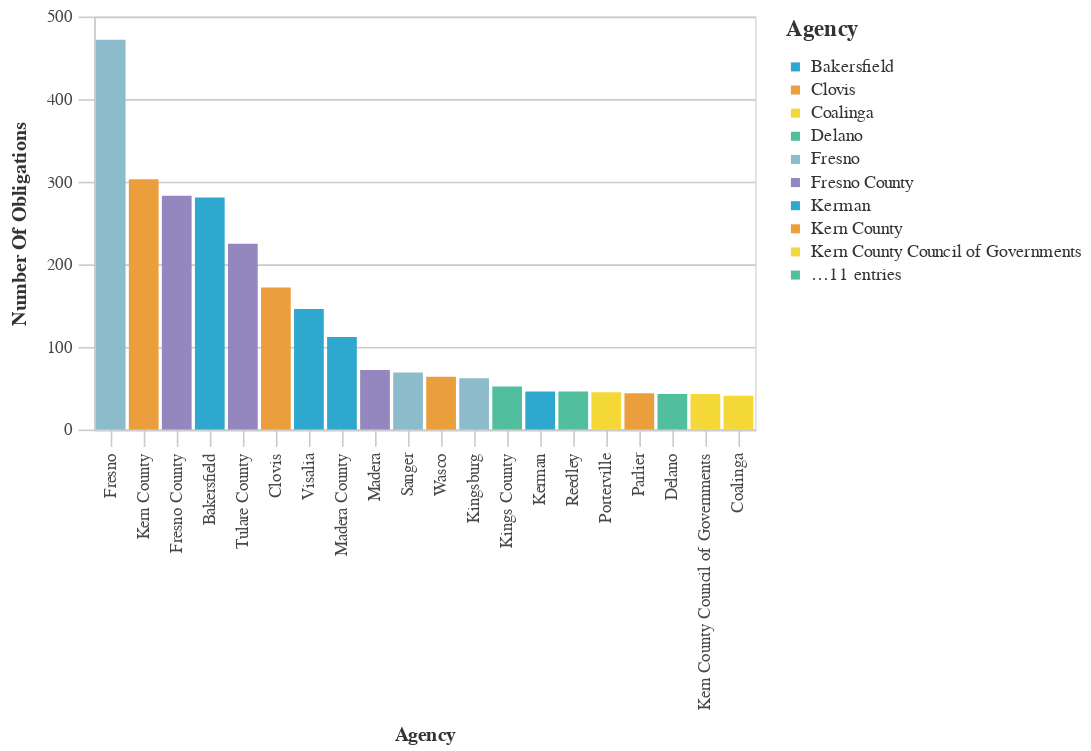

Notebook code cell kept with this figure:
### Markdown cell above
### Agencies With The Most Obligations

### Code cell
#Bar chart Agencies With The Most Obligations
chart_df = (df_top>>filter(_.variable=='primary_agency_name')).rename(columns={"value":"Agency",
                                 "count":"Number of Obligations"})
chart2 = (_dla_utils.basic_bar_chart_no_save(chart_df, 'Agency', 'Number of Obligations', 'Agency', district))
    

display(chart2)

### Figure 1 — Vega-Lite specification as saved in the notebook (floating-point values rounded to 4 significant figures)
{"config": {"view": {"continuousWidth": 400, "continuousHeight": 300}, "axis": {"domainColor": "#cbcbcb", "grid": true, "gridColor": "#cbcbcb", "gridWidth": 1, "labelColor": "#474747", "labelFont": "Nunito Sans", "labelFontSize": 10, "labelPadding": 4, "tickColor": "#cbcbcb", "tickSize": 10, "titleColor": "#333", "titleFont": "Raleway", "titleFontSize": 12, "titlePadding": 10}, "axisBand": {"grid": false}, "background": "white", "font": "Raleway", "header": {"labelFont": "Nunito Sans", "titleFont": "Raleway"}, "legend": {"labelColor": "#333", "labelFont": "Nunito Sans", "labelFontSize": 11, "labelLimit": 0, "padding": 1, "symbolSize": 30, "symbolType": "square", "titleColor": "#333", "titleFont": "Raleway", "titleFontSize": 14, "titlePadding": 10}, "title": {"anchor": "middle", "font": "Raleway", "fontSize": 18, "fontWeight": 300, "offset": 20}}, "data": {"name": "data-f05b1c73d16123eb3db5879fa8a8d3e0"}, "mark": "bar", "encoding": {"color": {"field": "Agency", "legend": {"symbolLimit": 10, "title": "Agency"}, "scale": {"range": ["#2EA8CE", "#EB9F3C", "#F4D837", "#51BF9D", "#8CBCCB", "#9487C0"]}, "type": "nominal"}, "tooltip": [{"field": "Agency", "title": "Agency", "type": "nominal"}, {"field": "Number of Obligations", "title": "Number Of Obligations", "type": "quantitative"}], "x": {"field": "Agency", "sort": "-y", "title": "Agency", "type": "nominal"}, "y": {"field": "Number of Obligations", "title": "Number Of Obligations", "type": "quantitative"}}, "height": 250, "width": 400, "$schema": "https://vega.github.io/schema/vega-lite/v4.17.0.json", "datasets": {"data-f05b1c73d16123eb3db5879fa8a8d3e0": [{"Agency": "Fresno", "Number of Obligations": 472, "variable": "primary_agency_name"}, {"Agency": "Kern County", "Number of Obligations": 303, "variable": "primary_agency_name"}, {"Agency": "Fresno County", "Number of Obligations": 283, "variable": "primary_agency_name"}, {"Agency": "Bakersfield", "Number of Obligations": 281, "variable": "primary_agency_name"}, {"Agency": "Tulare County", "Number of Obligations": 225, "variable": "primary_agency_name"}, {"Agency": "Clovis", "Number of Obligations": 172, "variable": "primary_agency_name"}, {"Agency": "Visalia", "Number of Obligations": 146, "variable": "primary_agency_name"}, {"Agency": "Madera County", "Number of Obligations": 112, "variable": "primary_agency_name"}, {"Agency": "Madera", "Number of Obligations": 72, "variable": "primary_agency_name"}, {"Agency": "Sanger", "Number of Obligations": 69, "variable": "primary_agency_name"}, {"Agency": "Wasco", "Number of Obligations": 64, "variable": "primary_agency_name"}, {"Agency": "Kingsburg", "Number of Obligations": 62, "variable": "primary_agency_name"}, {"Agency": "Kings County", "Number of Obligations": 52, "variable": "primary_agency_name"}, {"Agency": "Kerman", "Number of Obligations": 46, "variable": "primary_agency_name"}, {"Agency": "Reedley", "Number of Obligations": 46, "variable": "primary_agency_name"}, {"Agency": "Porterville", "Number of Obligations": 45, "variable": "primary_agency_name"}, {"Agency": "Parlier", "Number of Obligations": 44, "variable": "primary_agency_name"}, {"Agency": "Delano", "Number of Obligations": 43, "variable": "primary_agency_name"}, {"Agency": "Kern County Council of Governments", "Number of Obligations": 43, "variable": "primary_agency_name"}, {"Agency": "Coalinga", "Number of Obligations": 41, "variable": "primary_agency_name"}]}}
